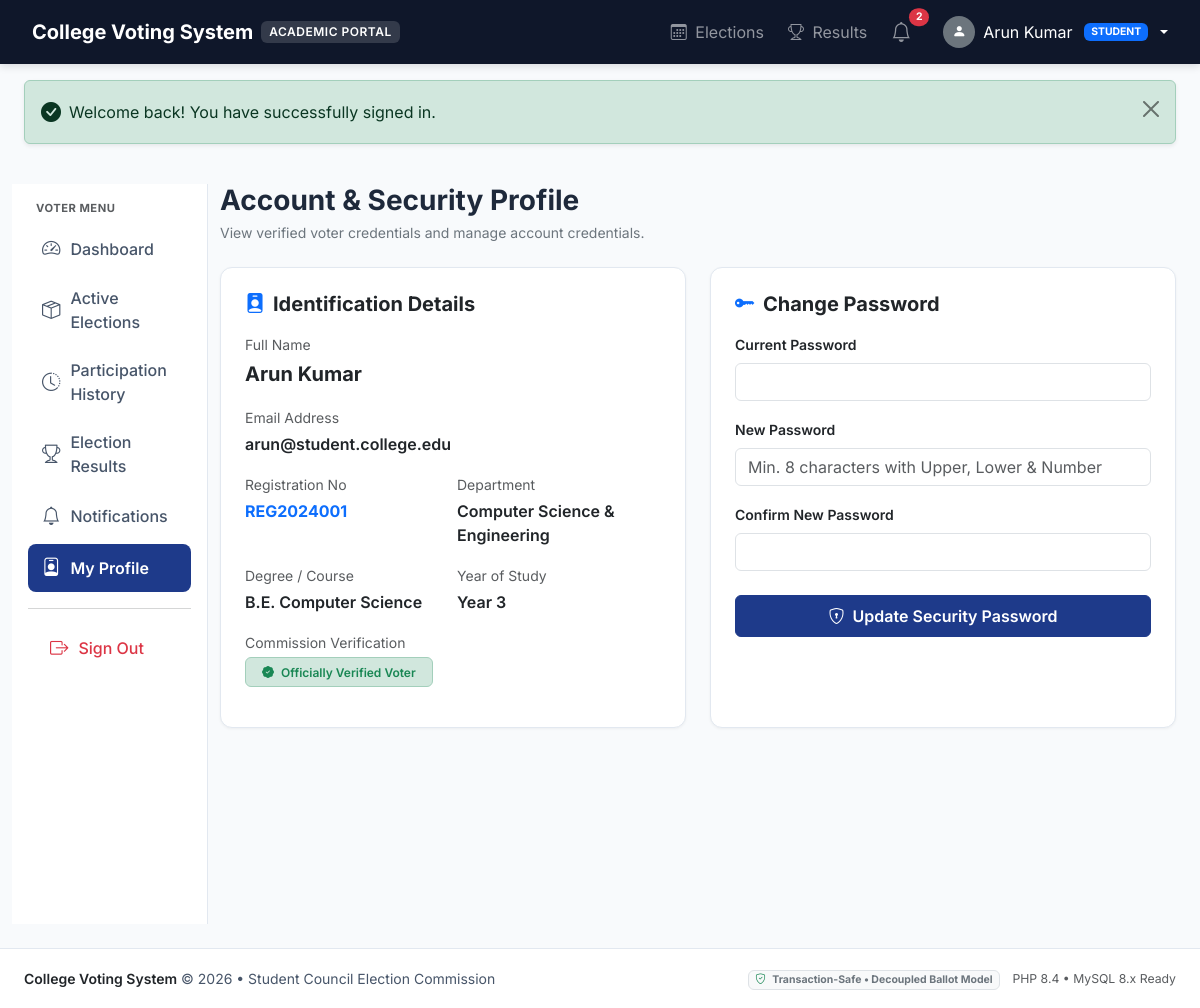
The app's page /public/profile.php (signed in) with its own data.
### tables this page shows
CREATE TABLE IF NOT EXISTS students (
    id INT AUTO_INCREMENT PRIMARY KEY,
    user_id INT NOT NULL UNIQUE,
    full_name VARCHAR(100) NOT NULL,
    registration_no VARCHAR(50) NOT NULL UNIQUE,
    department_id INT NOT NULL,
    course VARCHAR(50) NOT NULL,
    academic_year INT NOT NULL,
    is_verified TINYINT(1) NOT NULL DEFAULT 0,
    verified_at DATETIME DEFAULT NULL,
    verified_by INT DEFAULT NULL,
    created_at DATETIME NOT NULL DEFAULT CURRENT_TIMESTAMP,
    updated_at DATETIME NOT NULL DEFAULT CURRENT_TIMESTAMP ON UPDATE CURRENT_TIMESTAMP,
    CONSTRAINT fk_student_user FOREIGN KEY (user_id) REFERENCES users(id) ON DELETE CASCADE,
    CONSTRAINT fk_student_dept FOREIGN KEY (department_id) REFERENCES departments(id) ON DELETE RESTRICT,
    CONSTRAINT fk_student_verified_by FOREIGN KEY (verified_by) REFERENCES users(id) ON DELETE SET NULL,
    INDEX idx_student_verified (is_verified),
    INDEX idx_student_dept (department_id),
    INDEX idx_student_year (academic_year)
);

CREATE TABLE IF NOT EXISTS users (
    id INT AUTO_INCREMENT PRIMARY KEY,
    email VARCHAR(150) NOT NULL UNIQUE,
    password_hash VARCHAR(255) NOT NULL,
    role ENUM('admin', 'student') NOT NULL DEFAULT 'student',
    status ENUM('pending', 'active', 'suspended') NOT NULL DEFAULT 'pending',
    created_at DATETIME NOT NULL DEFAULT CURRENT_TIMESTAMP,
    updated_at DATETIME NOT NULL DEFAULT CURRENT_TIMESTAMP ON UPDATE CURRENT_TIMESTAMP,
    INDEX idx_user_role (role),
    INDEX idx_user_status (status)
);

CREATE TABLE IF NOT EXISTS departments (
    id INT AUTO_INCREMENT PRIMARY KEY,
    code VARCHAR(20) NOT NULL UNIQUE,
    name VARCHAR(100) NOT NULL,
    created_at DATETIME NOT NULL DEFAULT CURRENT_TIMESTAMP
);

### app/includes/functions.php (called while the page is built, shortened)
<?php
function e(?string $value): string {
    return htmlspecialchars((string)($value ?? ''), ENT_QUOTES, 'UTF-8');
}
function get_flash(): ?array {
    if (!empty($_SESSION['flash'])) {
        $flash = $_SESSION['flash'];
        return $flash;
    }
    return null;
}
function base_url(string $path = ''): string {
    $scriptName = $_SERVER['SCRIPT_NAME'] ?? '';
    $base = rtrim(dirname($scriptName), '/\\');
    $trimmedPath = ltrim($path, '/');
    return ($base === '' || $base === '/') ? '/' . $trimmedPath : $base . '/' . $trimmedPath;
}

### app/includes/auth.php (called while the page is built, shortened)
<?php
require_once __DIR__ . '/../config/app.php';
require_once __DIR__ . '/functions.php';
class Auth {
    private static ?array $currentUser = null;
    public static function check(): bool {
        return !empty($_SESSION['user_id']);
    }
    public static function id(): ?int {
        return isset($_SESSION['user_id']) ? (int)$_SESSION['user_id'] : null;
    }
    public static function role(): ?string {
        return $_SESSION['user_role'] ?? null;
    }
    public static function isAdmin(): bool {
        return self::role() === 'admin';
    }
    public static function isStudent(): bool {
        return self::role() === 'student';
    }
    public static function user(): ?array {
        if (self::$currentUser !== null) {
            return self::$currentUser;
        }
        $userId = self::id();
        $db = Database::getConnection();
        $stmt = $db->prepare("SELECT * FROM users WHERE id = ?");
        $stmt->execute([$userId]);
        $user = $stmt->fetch(PDO::FETCH_ASSOC);
        if ($user['role'] === 'student') {
            $stmtStud = $db->prepare("
                SELECT s.*, d.name AS department_name, d.code AS department_code
                FROM students s
                LEFT JOIN departments d ON s.department_id = d.id
                WHERE s.user_id = ?
            ");
            $stmtStud->execute([$userId]);
            $student = $stmtStud->fetch(PDO::FETCH_ASSOC);
            $user['student'] = $student ?: [];
        } elseif ($user['role'] === 'admin') {
            $stmtAdmin = $db->prepare("SELECT * FROM administrators WHERE user_id = ?");
            $stmtAdmin->execute([$userId]);
            $admin = $stmtAdmin->fetch(PDO::FETCH_ASSOC);
            $user['admin'] = $admin ?: [];
        }
        self::$currentUser = $user;
        return self::$currentUser;
    }
}

### public/profile.php (the view, shortened to what this page needs)
<?php
require_once __DIR__ . '/../app/includes/csrf.php';
require_once __DIR__ . '/../app/includes/functions.php';
$user = Auth::user();
$student = $user['student'] ?? [];
require_once __DIR__ . '/../app/includes/header.php';
?>
<div class="container-fluid px-3 px-md-4 py-4">
    <div class="row g-4">
        <?php if (Auth::isAdmin()): ?>
            <?php require_once __DIR__ . '/../app/includes/admin-sidebar.php'; ?>
        <?php else: ?>
            <?php require_once __DIR__ . '/../app/includes/student-sidebar.php'; ?>
        <?php endif; ?>
        <div class="col-lg-9 col-xl-10">
            <h1 class="h3 fw-bold mb-1">Account & Security Profile</h1>
            <p class="text-secondary small mb-4">View verified voter credentials and manage account credentials.</p>
            <div class="row g-4">
                <div class="col-md-6">
                    <div class="card card-academic p-4 h-100">
                        <h5 class="fw-bold mb-3 d-flex align-items-center gap-2">
                            <i class="bi bi-person-badge-fill text-primary"></i> Identification Details
                        </h5>
                        <div class="mb-3">
                            <label class="form-label text-muted small mb-1">Full Name</label>
                            <div class="fw-bold text-dark fs-5">
                                <?= e($student['full_name'] ?? $user['admin']['full_name'] ?? 'User') ?>
                            </div>
                        </div>
                        <div class="mb-3">
                            <label class="form-label text-muted small mb-1">Email Address</label>
                            <div class="fw-semibold text-dark"><?= e($user['email']) ?></div>
                        </div>
                        <?php if (Auth::isStudent()): ?>
                            <div class="row g-2 mb-3">
                                <div class="col-6">
                                    <label class="form-label text-muted small mb-1">Registration No</label>
                                    <div class="fw-bold text-primary"><?= e($student['registration_no'] ?? 'N/A') ?></div>
                                </div>
                                <div class="col-6">
                                    <label class="form-label text-muted small mb-1">Department</label>
                                    <div class="fw-semibold text-dark"><?= e($student['department_name'] ?? 'General') ?></div>
                                </div>
                            </div>
                            <div class="row g-2 mb-3">
                                <div class="col-6">
                                    <label class="form-label text-muted small mb-1">Degree / Course</label>
                                    <div class="fw-semibold text-dark"><?= e($student['course'] ?? 'N/A') ?></div>
                                </div>
                                <div class="col-6">
                                    <label class="form-label text-muted small mb-1">Year of Study</label>
                                    <div class="fw-semibold text-dark">Year <?= e((string)($student['academic_year'] ?? 1)) ?></div>
                                </div>
                            </div>
                            <div class="mb-3">
                                <label class="form-label text-muted small mb-1">Commission Verification</label>
                                <div>
                                    <?php if (!empty($student['is_verified'])): ?>
                                        <span class="badge bg-success-subtle text-success border border-success-subtle py-2 px-3 fw-semibold">
                                            <i class="bi bi-patch-check-fill me-1"></i> Officially Verified Voter
                                        </span>
                                    <?php else: ?>
                                        <span class="badge bg-warning text-dark py-2 px-3 fw-semibold">
                                            <i class="bi bi-clock-history me-1"></i> Verification Pending Review
                                        </span>
                                    <?php endif; ?>
                                </div>
                            </div>
                        <?php endif; ?>
                    </div>
                </div>
                <div class="col-md-6">
                    <div class="card card-academic p-4 h-100">
                        <h5 class="fw-bold mb-3 d-flex align-items-center gap-2">
                            <i class="bi bi-key-fill text-primary"></i> Change Password
                        </h5>
                        <form method="POST" action="<?= base_url('profile.php') ?>">
                            <div class="mb-3">
                                <label for="current_password" class="form-label small fw-semibold">Current Password</label>
                                <input type="password" class="form-control" id="current_password" name="current_password" required>
                            </div>
                            <div class="mb-3">
                                <label for="new_password" class="form-label small fw-semibold">New Password</label>
                                <input type="password" class="form-control" id="new_password" name="new_password" placeholder="Min. 8 characters with Upper, Lower & Number" required>
                            </div>
                            <div class="mb-4">
                                <label for="confirm_password" class="form-label small fw-semibold">Confirm New Password</label>
                                <input type="password" class="form-control" id="confirm_password" name="confirm_password" required>
                            </div>
                            <button type="submit" class="btn btn-navy w-100 py-2 fw-semibold">
                                <i class="bi bi-shield-lock me-1"></i> Update Security Password
                            </button>
                        </form>
                    </div>
                </div>
            </div>
        </div>
    </div>
</div>
<?php require_once __DIR__ . '/../app/includes/footer.php'; ?>

### app/includes/header.php (shortened to what this page needs)
<?php
require_once __DIR__ . '/auth.php';
require_once __DIR__ . '/functions.php';
$currentUser = Auth::user();
$isLoggedIn = Auth::check();
$isAdmin = Auth::isAdmin();
$flash = get_flash();
$unreadNotifications = 0;
if ($isLoggedIn && $currentUser) {
    try {
        $db = Database::getConnection();
        $stmtNotif = $db->prepare("SELECT COUNT(*) AS cnt FROM notifications WHERE user_id = ? AND is_read = 0");
        $stmtNotif->execute([(int)$currentUser['id']]);
        $unreadNotifications = (int)($stmtNotif->fetch(PDO::FETCH_ASSOC)['cnt'] ?? 0);
    } catch (Exception $e) {
        $unreadNotifications = 0;
    }
}
?>
<!DOCTYPE html>
<html lang="en">
<head>
    <link href="https://cdn.jsdelivr.net/npm/bootstrap@5.3.3/dist/css/bootstrap.min.css" rel="stylesheet">
    <link href="https://cdn.jsdelivr.net/npm/bootstrap-icons@1.11.3/font/bootstrap-icons.css" rel="stylesheet">
    <link href="<?= base_url('assets/css/style.css') ?>" rel="stylesheet">
</head>
<body>
<nav class="navbar navbar-expand-lg navbar-dark app-navbar py-2 sticky-top">
    <div class="container-fluid px-3 px-md-4">
        <a class="navbar-brand d-flex align-items-center gap-2 fw-bold" href="<?= base_url('index.php') ?>">
            <span>College Voting System</span>
            <span class="navbar-brand-badge d-none d-sm-inline-block">Academic Portal</span>
        </a>
        <div class="collapse navbar-collapse" id="appNav">
            <ul class="navbar-nav ms-auto align-items-center gap-1 gap-lg-2">
                <li class="nav-item">
                    <a class="nav-link" href="<?= base_url('elections.php') ?>"><i class="bi bi-calendar3 me-1"></i> Elections</a>
                </li>
                <li class="nav-item">
                    <a class="nav-link" href="<?= base_url('results.php') ?>"><i class="bi bi-trophy me-1"></i> Results</a>
                </li>
                <?php if ($isLoggedIn): ?>
                    <li class="nav-item">
                        <a class="nav-link position-relative px-2" href="<?= base_url('notifications.php') ?>" title="Notifications">
                            <i class="bi bi-bell fs-5"></i>
                            <?php if ($unreadNotifications > 0): ?>
                                <span class="position-absolute top-1 start-100 translate-middle badge rounded-pill bg-danger" style="font-size: 0.65rem;">
                                    <?= $unreadNotifications ?>
                                </span>
                            <?php endif; ?>
                        </a>
                    </li>
                    <li class="nav-item dropdown ms-lg-2">
                        <a class="nav-link dropdown-toggle d-flex align-items-center gap-2 text-white" href="#" role="button" data-bs-toggle="dropdown">
                            <div class="rounded-circle bg-secondary text-white d-flex align-items-center justify-content-center" style="width: 32px; height: 32px; font-size: 0.85rem;">
                                <i class="bi <?= $isAdmin ? 'bi-shield-check' : 'bi-person-fill' ?>"></i>
                            </div>
                            <span class="d-none d-md-inline"><?= e($currentUser['admin']['full_name'] ?? $currentUser['student']['full_name'] ?? $currentUser['email']) ?></span>
                            <span class="badge bg-<?= $isAdmin ? 'danger' : 'primary' ?> text-uppercase ms-1" style="font-size: 0.65rem;">
                                <?= e($currentUser['role']) ?>
                            </span>
                        </a>
                    </li>
                <?php endif; ?>
            </ul>
        </div>
    </div>
</nav>
<?php if ($flash): ?>
    <div class="container-fluid px-3 px-md-4 mt-3">
        <div class="alert alert-<?= e($flash['type']) ?> alert-dismissible fade show shadow-sm" role="alert">
            <div class="d-flex align-items-center gap-2">
                <i class="bi <?= $flash['type'] === 'success' ? 'bi-check-circle-fill' : ($flash['type'] === 'danger' ? 'bi-exclamation-octagon-fill' : 'bi-info-circle-fill') ?> fs-5"></i>
                <div><?= e($flash['message']) ?></div>
            </div>
            <button type="button" class="btn-close" data-bs-dismiss="alert" aria-label="Close"></button>
        </div>
    </div>
<?php endif; ?>

### public/assets/css/style.css (style rules this page uses)
:root { --primary-navy: #1e3a8a; --primary-dark: #0f172a; --primary-hover: #1e40af; --secondary-slate: #475569; --bg-light: #f8fafc; --surface-card: #ffffff; --success-green: #10b981; --danger-rose: #e11d48; --warning-amber: #f59e0b; --border-subtle: #e2e8f0; --font-sans: 'Inter', system-ui, -apple-system, BlinkMacSystemFont, "Segoe UI", Roboto, sans-serif; }
body { background-color: var(--bg-light); color: #1e293b; font-family: var(--font-sans); min-height: 100vh; display: flex; flex-direction: column; }
.app-navbar { background-color: var(--primary-dark); box-shadow: 0 2px 8px rgba(15, 23, 42, 0.15); }
.navbar-brand-badge { background-color: rgba(255, 255, 255, 0.15); border-radius: 6px; padding: 2px 8px; font-size: 0.75rem; font-weight: 600; letter-spacing: 0.5px; text-transform: uppercase; }
.card-academic { background: var(--surface-card); border: 1px solid var(--border-subtle); border-radius: 12px; box-shadow: 0 1px 3px rgba(0, 0, 0, 0.05); transition: transform 0.15s ease, box-shadow 0.15s ease; }
.btn-navy { background-color: var(--primary-navy); border-color: var(--primary-navy); color: #ffffff; }

### records on screen
students: full_name "Arun Kumar", registration_no "REG2024001", department.name "Computer Science & Engineering", course "B.E. Computer Science", academic_year "3"
users: role "STUDENT", email "arun@student.college.edu"

### other values on screen
$unreadNotifications "2"
$flash['message'] "Welcome back! You have successfully signed in."
PHP_MAJOR_VERSION "8"
PHP_MINOR_VERSION "4"
